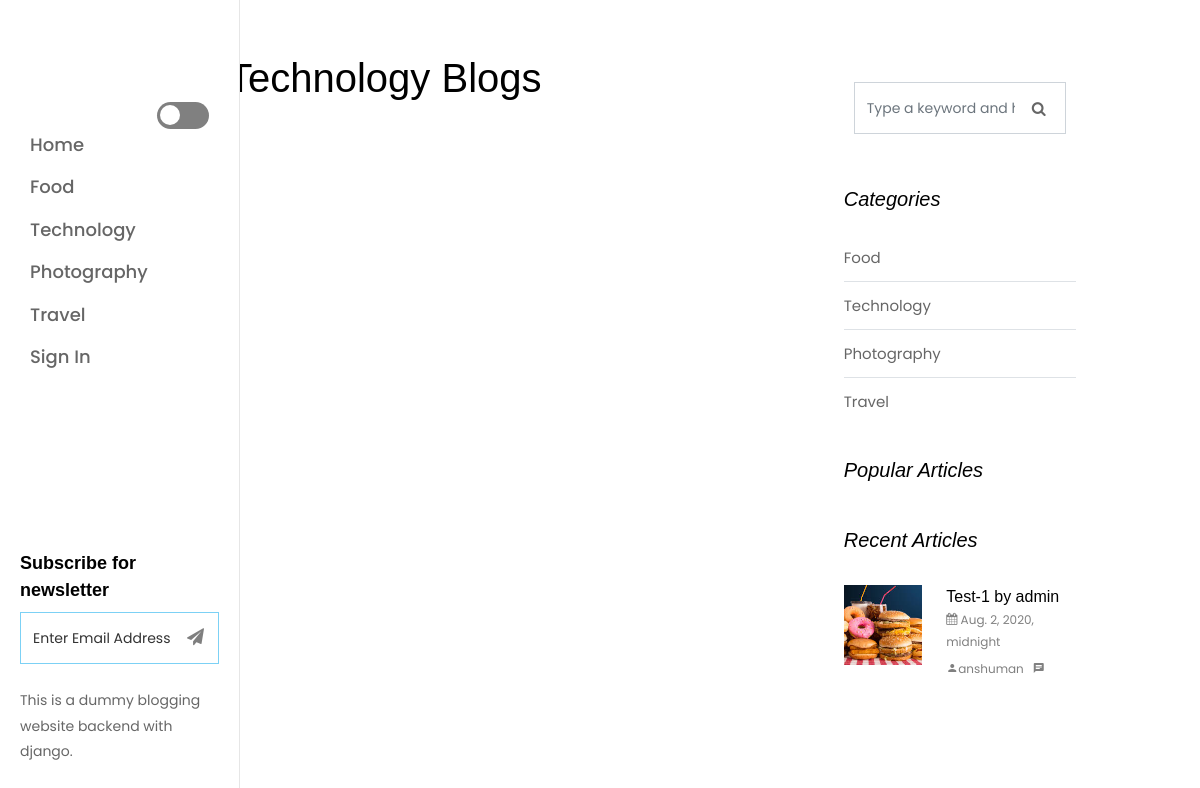
Page /category/2 on the committed database.
### Blog/models.py (models this page shows, shortened)
class Categorie(models.Model):
    All_Cat = models.CharField(max_length=20, null=True)
    def __str__(self):
        return self.All_Cat

class Post(models.Model):
    Cat = models.ForeignKey(Categorie, on_delete=models.CASCADE, null=True)
    usr = models.ForeignKey(User, on_delete=models.CASCADE, null=True)
    Title = models.CharField(max_length=40, null=True)
    Post_date = models.DateTimeField(null=True)
    Short_dis = models.TextField(null=True)
    Long_dis = models.TextField(null=True)
    image = models.FileField(null=True)

### Blog/views.py (the view)
# urls.py: path('category/<int:sid>', Cat_Blog, name='category'),
def Cat_Blog(request, sid):
    udata = UserDetail.objects.all()
    datai = Categorie.objects.get(id=sid)
    dataf = Post.objects.all()
    top3, recent3 = recent_and_popular()
    d = {"allcat": All_category(), 'datai':datai, 'dataf':dataf, 'udata':udata, "top3": top3,"recent3": recent3}
    return render(request, 'same-cat.html',d)

### Blog/views.py (called while the page is built)
def All_category():
    all_cat = Categorie.objects.all()
    return all_cat

def recent_and_popular():
    allpost = Post.objects.all()
    recent_three = allpost[::-1][:3]
    like = []
    le = len(allpost)
    newpost = []
    for i in allpost:
        l = LikeComment.objects.filter(post_data=i, like=True).count()
        like.append(l)
        for i in range(le):
            if max(like) > 0:
                m = max(like)
                p = like.index(m)
                po = allpost[p]
                like.pop(p)
                like.insert(p, 0)
                newpost.append(po)
        top_three = newpost[:3]
        return top_three, recent_three

### Blog/templates/same-cat.html (shortened to what this page needs)
{% load static %}
<!DOCTYPE html>
<html lang="en">
  <head>
    <link rel="stylesheet" href="{% static 'css/open-iconic-bootstrap.min.css' %}">
    <link rel="stylesheet" href="{% static 'css/animate.css' %}">
    <link rel="stylesheet" href="{% static 'css/owl.carousel.min.css' %}">
    <link rel="stylesheet" href="{% static 'css/owl.theme.default.min.css' %}">
    <link rel="stylesheet" href="{% static 'css/magnific-popup.css' %}">
    <link rel="stylesheet" href="{% static 'css/aos.css' %}">
    <link rel="stylesheet" href="{% static 'css/ionicons.min.css' %}">
    <link rel="stylesheet" href="{% static 'css/bootstrap-datepicker.css' %}">
    <link rel="stylesheet" href="{% static 'css/jquery.timepicker.css' %}">
    <link rel="stylesheet" href="{% static 'css/flaticon.css' %}">
    <link rel="stylesheet" href="{% static 'css/icomoon.css' %}">
    <link rel="stylesheet" href="{% static 'css/style.css' %}">
  </head>
  <body>
  <div id="page">
		<aside id="aside" role="complementary" class="js-fullheight">
			<nav id="main-menu" role="navigation">
                <div class="toggle-container"><br>
                    <input type="checkbox" id="switch" name="theme" /><label for="switch">Toggle</label>
                </div>
				<ul>
					<li><a href="{% url 'Index' %}">Home</a></li>
					{% for i in allcat %}
					  <li><a href="{% url 'category' i.id %}">{{i}}</a></li>
					{% endfor %}
					{% if request.user.is_authenticated %}
					<li><a href="{% url 'profile' %}">{{ request.user.first_name }}</a></li>
					<li><a href="{% url 'logout' %}">Log Out</a></li>
					{% else %}
                    <li><a href="{% url 'login' %}">Sign In</a></li>
					 {% endif %}
				</ul>
			</nav>
			<div class="footer">
				<h1 id="logo" class="mb-4"><a href="index.html" style="background-image: url('https://image.freepik.com/free-vector/stylish-elegant-glassy-blue-abstract-background-design_48159-338.jpg');"><span>Ghumo</span></a></h1>
				<div class="mb-4">
					<h3>Subscribe for newsletter</h3>
					<form action="#" class="subscribe-form">
            <div class="form-group d-flex">
            	<div class="icon"><span class="icon-paper-plane"></span></div>
              <input type="text" class="form-control" placeholder="Enter Email Address">
            </div>
          </form>
				</div>
				<p class="pfooter">
	 This is a dummy blogging website backend with django.</p>
			</div>
		</aside>
		<div id="main">
			<section class="ftco-section ftco-no-pt ftco-no-pb">
	    	<div class="container">
	    		<div class="row d-flex">
	    			<div class="col-xl-8 px-md-5 py-5">
						<h1>{{ datai }} Blogs</h1><br>
	    				<div class="row pt-md-4">
			    		</div>
			    	</div>
	    			<div class="col-xl-4 sidebar ftco-animate bg-light pt-5">
	            <div class="sidebar-box pt-md-4">
	              <form action="#" class="search-form">
	                <div class="form-group">
	                  <span class="icon icon-search"></span>
	                  <input type="text" class="form-control" placeholder="Type a keyword and hit enter">
	                </div>
	              </form>
	            </div>
	            <div class="sidebar-box ftco-animate">
	            	<h3 class="sidebar-heading">Categories</h3>
	              <ul class="categories">
					  {% for i in allcat %}
					  <li><a href="#">{{i}} </a></li>
					{% endfor %}
	              </ul>
	            </div>
	            <div class="sidebar-box ftco-animate">
	              <h3 class="sidebar-heading">Popular Articles</h3>
				</div>
						 <div class="sidebar-box ftco-animate">
	              <h3 class="sidebar-heading">Recent Articles</h3>
					{% for i in recent3 %}
	              <div class="block-21 mb-4 d-flex">
	                <a  href="{% url 'detail' i.id %}" class="blog-img mr-4" style="background-image: url({{ i.image.url }});"></a>
	                <div class="text">
	                  <h3 class="heading"><a href="{% url 'detail' i.id %}">{{ i.Title }}</a></h3>
	                  <div class="meta">
	                    <div><a href="{% url 'detail' i.id %}"><span class="icon-calendar"></span> {{ i.Post_date }}</a></div>
	                    <div><a href="{% url 'detail' i.id %}"><span class="icon-person"></span>{{ i.usr.username }}</a></div>
	                    <div><a href="{% url 'detail' i.id %}"><span class="icon-chat"></span> </a></div>
	                  </div>
	                </div>
	              </div>
					{% endfor %}
	            </div>
	          </div>
	    		</div>
	    	</div>
	    </section>
		</div>
	</div>
  </body>
</html>

### Blog/static/css/icomoon.css (style rules this page uses)
[class^="icon-"], [class*=" icon-"] { font-family: 'icomoon' !important; speak: none; font-style: normal; font-weight: normal; font-variant: normal; text-transform: none; line-height: 1; -webkit-font-smoothing: antialiased; -moz-osx-font-smoothing: grayscale; }
.icon-search:before { content: "\f002"; }
.icon-calendar:before { content: "\f073"; }
.icon-paper-plane:before { content: "\f1d8"; }
.icon-chat:before { content: "\e0b7"; }
.icon-person:before { content: "\e7fd"; }

### rows in the picture
Categorie: All_Cat "Food"
Categorie: All_Cat "Technology"
Categorie: All_Cat "Photography"
Categorie: All_Cat "Travel"
Post: image (picture), Title "Test-1 by admin", Post_date "Aug. 2, 2020, midnight", usr.username "anshuman"
